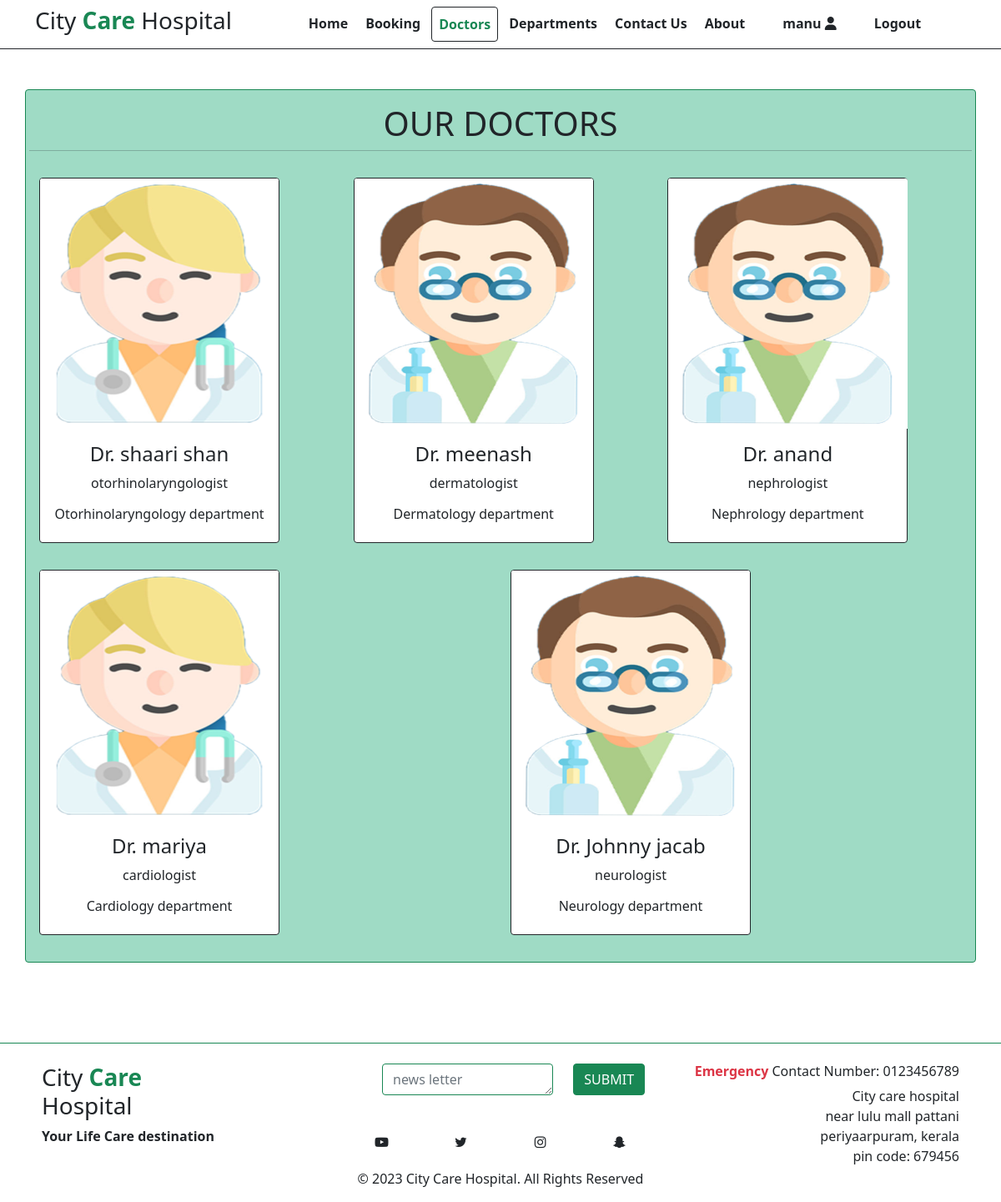
The page /doctors/ (signed in) on the database its author committed.
### Hos_app/models.py (models this page shows, shortened)
class Doctors(models.Model):
    doc_name = models.CharField(max_length=255)
    doc_spec = models.CharField(max_length=255)
    dep_name = models.ForeignKey(Departments, on_delete=models.CASCADE)
    doc_image = models.ImageField(upload_to='doctors')

class Departments(models.Model):
    dep_name = models.CharField(max_length=100)
    dep_description = models.TextField()
    dep_image = models.ImageField(upload_to='department')
    def __str__(self):
        return self.dep_name

### Hos_app/views.py (the view)
# urls.py: path('doctors/', views.doctors, name='doctors'),
def doctors(request):
    dict_docs = {
        'doctors':Doctors.objects.all()
    }
    return render(request,'doctors.html', dict_docs)

### templates/doctors.html (shortened to what this page needs)
{% extends 'base.html' %}
{% block nav3 %}
<li class="nav-item">
<a class="nav-link p-2 mb-0 bg-white text-success active border border-dark rounded" href="{% url 'doctors' %}">Doctors</a>
</li>
{% endblock nav3 %}
{% block content %}
<div class="container my-5 p-3 text-center text-dark border border-success rounded" style="background-color:hsl(158, 45%, 74%) ;">
  <div class="row">
    <h1 class="text-center text-uppercase">Our Doctors</h1>
    <hr>
  {% for d in doctors  %}
  <div class="col text-dark">
    <div class="card border border-dark my-3 text-center" style="width: 18rem;">
      <img src="{{d.doc_image.url}}" class="card-img-top" style="height: 300px; width: 17.9rem;" alt="...">
      <div class="card-body">
        <h4 class="card-title">Dr. {{d.doc_name}}</h4>
        <p class="card-text">{{d.doc_spec}}</p>
        <h6>{{d.dep_name}} department</h6>
      </div>
    </div>
  </div>
  {% endfor %}
</div>
</div>
<br><br>
{% endblock content %}

### templates/base.html (shortened to what this page needs)
{% load static %}
<!DOCTYPE html>
<html>
  <head>
    <link rel="stylesheet"
      href=" https://cdn.jsdelivr.net/npm/bootstrap@5.1.3/dist/css/bootstrap.min.css ">
      <link rel="stylesheet" href="https://cdnjs.cloudflare.com/ajax/libs/font-awesome/6.3.0/css/all.min.css"
/>
      <link rel="stylesheet" href="https://cdnjs.cloudflare.com/ajax/libs/font-awesome/4.7.0/css/font-awesome.min.css">
      <link rel="stylesheet" href="{% static '/css/main.css'%}">
  </head>
  <body>
  {% block nav %}
    <nav class="navbar bg-white  navbar-expand-md sticky-top border-bottom border-dark">
      <div class="container">
        <div class="col-3 text-left pl-md-0">
          <h3 class="text-dark"> City <b class="text-success">Care</b> Hospital </h3>
        </div>
        <div class="collapse navbar-collapse justify-content-center col-md-8 navbar-collapse-3">
          <ul class="navbar-nav justify-content-center  fw-bold" style="gap: 5px;">
            {% block nav1 %}
            <li class="nav-item active">
              <a class="nav-link text-dark active" href="{% url 'index' %}">Home </a>
            </li>
            {% endblock nav1 %}
            {% block nav2 %}
            <li class="nav-item">
              <a class="nav-link text-dark" href="{% url 'booking' %}">Booking</a>
            </li>
            {% endblock nav2 %}
            {% block nav3 %}{% endblock nav3 %}
            {% block nav4 %}
			      <li class="nav-item">
              <a class="nav-link text-dark" href="{% url 'department' %}">Departments</a>
            </li>
            {% endblock nav4 %}
            {% block nav5 %}
            <li class="nav-item">
              <a class="nav-link text-dark" href="#contacts">Contact Us</a>
            </li>
            {% endblock nav5 %}
            {% block nav6 %}
            <li class="nav-item">
              <a class="nav-link text-dark" href="{% url 'about' %}">About</a>
            </li>
            {% endblock nav6 %}
            {% if user.is_authenticated %}
            <li class="nav-item ms-4">
              <a class="nav-link text-dark" href="{% url 'profile' user.username %}">{{user.username}} <i class="fas fa-user"></i></a>
            </li>
            <li class="nav-item ms-4">
              <a class="nav-link text-dark" href="{% url 'logout' %}">Logout</a>
            </li>
            {% endif %}
          </ul>
        </div>
      </div>
    </nav>
    {% endblock nav %}
    {% block content %}
    {% endblock content %}
	{% block footer %}
    <section class="" id="contacts">
      <footer class="pt-3 pb-2  bg-white text-dark border-top border-success">
        <div class="container d-flex bd-highlight">
          <div class="p-2 col-12 col-md-4 bd-highlight text-start">
            <h3 class="text-dark"> City <b class="text-success">Care</b><br> Hospital </h3>
            <p><b>Your Life Care destination</b></p>
          </div>
          <div class="p-2 col-12 col-md-4 bd-highlight border-dark text-center">
            <form action="#" class="d-inline">
              <div class="row ms-4">
                <div class="col-8">
                  <textarea name="" cols="12" rows="1" class="form-control border border-success" placeholder="news letter"></textarea>
                </div>
                <div class="col-2">
                <button type="submit" class="btn btn-success">SUBMIT
                </button>
                </div>
              </div>
            </form>
            <br>
            <br>
            <div class="row">
              <i class="fa fa-youtube-play col-3" aria-hidden="true"></i>
              <i class="fa fa-twitter col-3" aria-hidden="true"></i>
              <i class="fa fa-instagram col-3" aria-hidden="true"></i>
              <i class="fa fa-snapchat-ghost col-3" aria-hidden="true"></i>
            </div>
            <br>
            © 2023 City Care Hospital. All Rights Reserved
          </div>
          <div class="p-2 col-12 col-md-4 bd-highlight border-dark text-end">
            <h6><b class="text-danger">Emergency</b> Contact Number: 0123456789</h6>
            <p>City care hospital<br>
              near lulu mall pattani<br>
              periyaarpuram, kerala<br>
              pin code: 679456
            </p>
          </div>
        </div>
      </footer>
    </section>
    {% endblock  %}
  </body>
</html>

### rows shown on the page
Doctors: doc_image (picture), doc_name "shaari shan", doc_spec "otorhinolaryngologist", dep_name "Otorhinolaryngology"
Doctors: doc_image (picture), doc_name "meenash", doc_spec "dermatologist", dep_name "Dermatology"
Doctors: doc_image (picture), doc_name "anand", doc_spec "nephrologist", dep_name "Nephrology"
Doctors: doc_image (picture), doc_name "mariya", doc_spec "cardiologist", dep_name "Cardiology"
Doctors: doc_image (picture), doc_name "Johnny jacab", doc_spec "neurologist", dep_name "Neurology"

### other values the page prints
{{ user.username }} "manu"
